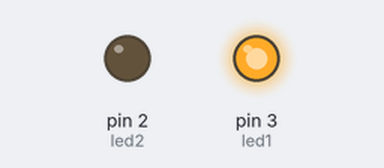
Bench run of a sketch on a simulated Arduino Uno, built with avr-gcc and run on an emulated ATmega328P. Parts: output pins drawn as LEDs (lit = HIGH).

Above: at 0.5 s.
At 2.7 s:
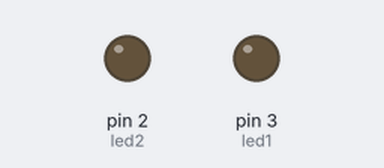
At 5.0 s:
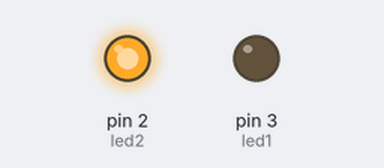
Timing chart, 0 to 6.9 s (numbered marks = the images above):
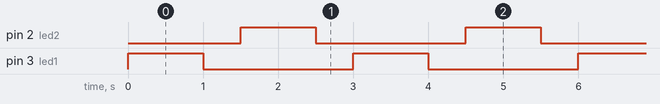

Measured:
- by itself, pin 2 (led2), pin 3 (led1): alternates HIGH for 1.0 s and LOW for 2.0 s
- by itself, everything shown: repeats every 3.0 s, in 4 steps

The sketch:

trial1.ino
```cpp
#define led1 3
#define led2 2


void setup(){
  pinMode(led1, OUTPUT);
  pinMode(led2, OUTPUT);
}

void loop(){
  digitalWrite(led1, HIGH);
  delay(1000);
  digitalWrite(led1,LOW);
  delay(500);
  digitalWrite(led2,HIGH);
  delay(1000);
  digitalWrite(led2, LOW);
  delay(500);
}
```
